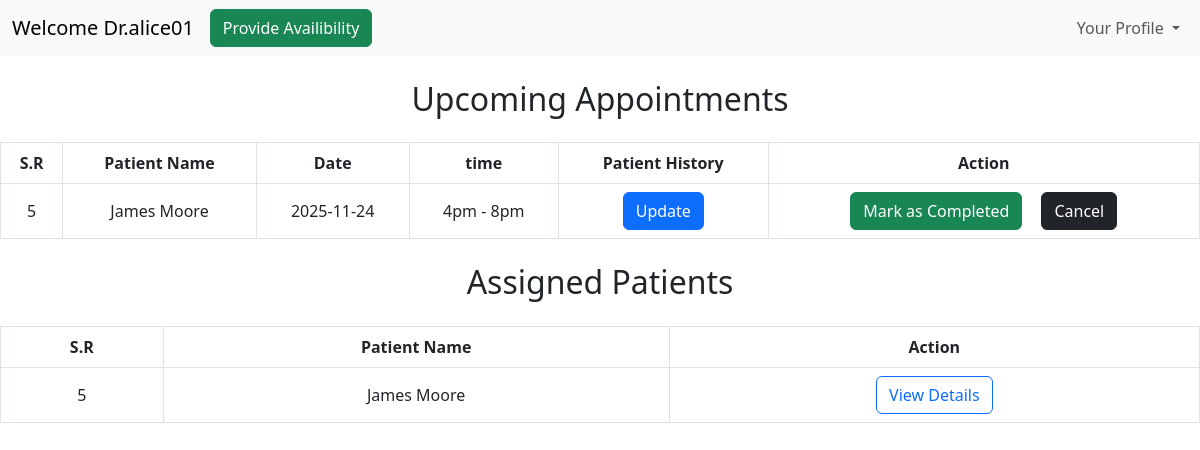
The page /dashboard/doctor (signed in) on the database as committed earlier.
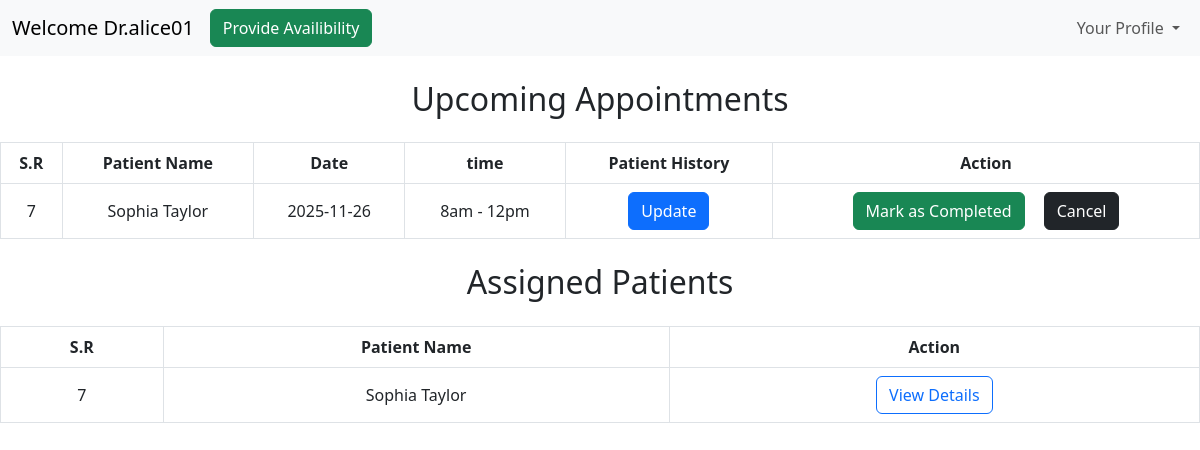
The same page on the database as committed later.
### models/models.py (models this page shows)
class User(db.Model):
    id=db.Column(db.Integer(),primary_key=True)
    fullname = db.Column(db.String(50),nullable = False)
    username = db.Column(db.String(50),unique = True,nullable = False)
    password = db.Column(db.String(),nullable= False)
    role = db.Column(db.String(10),nullable=False)
    status=db.Column(db.Integer(),nullable=False,default=0)
    created_at=db.Column(db.DateTime(),default=datetime.datetime.utcnow)
    updated_at=db.Column(db.DateTime(),default=datetime.datetime.utcnow,onupdate=datetime.datetime.utcnow)

class Appointments(db.Model):
    id = db.Column(db.Integer, primary_key=True)
    patient = db.Column(db.String(50), nullable=False)
    doctor = db.Column(db.String(50), nullable=False)
    date = db.Column(db.String(10), nullable=False)
    timeslot = db.Column(db.String(20), nullable=False)
    status = db.Column(db.String(15), nullable=False)

### controllers/doctorDashboard.py (the view)
@thedoctorDashboard.route("/dashboard/doctor", methods=['GET','POST'])
def doctorDashboard():
    if('user' in session and session['role']=="doctor"):
        user=session['user']
        allapointments= Appointments.query.filter_by(doctor=user).all()
        print("All Appointments for Doctor:", allapointments)
        appointment=[]
        innerdetails={}
        for x in allapointments:
            getpatientdetails=User.query.filter_by(username=x.patient).first()
            if(x.status=="booked"):
                innerdetails={
                    "id": x.id,
                    "fullname": getpatientdetails.fullname,
                    "date": x.date,
                    "timeslot": x.timeslot,
                    "status": x.status,
                    "username": getpatientdetails.username
                }
            if not innerdetails:
                continue
            appointment.append(innerdetails)
        print(appointment)
        assignedpatients=Appointments.query.filter_by(doctor=user, status="booked").all()
        finalassignedpatients=[]
        innerpatientdetails={}
        print("Assigned Patients:", assignedpatients)
        for y in assignedpatients:
            getassignedpatientdetails=User.query.filter_by(username=y.patient).first()
            innerpatientdetails={
                "id": y.id,
                "fullname": getassignedpatientdetails.fullname,
            }
            finalassignedpatients.append(innerpatientdetails)
            print(y.patient)
        return render_template("doctorDashboard.html",user=user, appointment=appointment,finalassignedpatients=finalassignedpatients)
    else:
        return redirect("/login")

### templates/doctorDashboard.html (shortened to what this page needs)
<!DOCTYPE html>
<html lang="en">
<head>
     <link href="https://cdn.jsdelivr.net/npm/bootstrap@5.3.0-alpha1/dist/css/bootstrap.min.css" rel="stylesheet">
</head>
<body>
<nav class="navbar navbar-expand-lg bg-body-tertiary">
  <div class="container-fluid">
    <a class="navbar-brand" href="#">Welcome Dr.{{user}}</a>
    <div class="collapse navbar-collapse justify-content-end" id="navbarSupportedContent">
        <ul class="navbar-nav me-auto mb-2 mb-lg-0">
        <li class="nav-item">
          <a class="btn btn-success" href="/doctor/slots">Provide Availibility </a>
        </li>
        </ul>
        <ul class="navbar-nav">
          <li class="nav-item dropdown">
            <a class="nav-link dropdown-toggle" href="#" role="button" data-bs-toggle="dropdown" aria-expanded="false">
              Your Profile
            </a>
          </li>
        </ul>
    </div>
  </div>
</nav>
<h2 class="text-center my-4">Upcoming Appointments</h2>
<table class="table  table-bordered text-center align-middle table-hover ">
  <thead class="thead-dark">
    <tr>
      <th scope="col">S.R</th>
      <th scope="col">Patient Name</th>
      <th scope="col">Date</th>
      <th scope="col">time</th>
      <th scope="col">Patient History</th>
      <th scope="col">Action</th>
    </tr>
  </thead>
  <tbody>
    {% for ap in appointment %}
    <tr>
    <td>{{ap.id}}</td>
    <td>{{ap.fullname}}</td>
    <td>{{ap.date}}</td>
    <td>{{ap.timeslot}}</td>
    <td><a class="btn btn-primary" href="/dashboard/doctor/patient-history/{{ap.username}}/{{ap.id}}">Update</a></td>
      <td><div><a class="btn btn-success" href="/dashboard/patient/action-on-appointment/{{ap.id}}/completed" >Mark as Completed</a>
    <a class="btn btn-dark" style="margin-left: 15px;" href="/dashboard/patient/action-on-appointment/{{ap.id}}/cancelled">Cancel</a></div></td>
    </tr>
    {%endfor%}
    </tbody>
</table>
<h2 class="text-center my-4">Assigned Patients</h2>
<table class="table  table-bordered text-center align-middle table-hover ">
  <thead class="thead-dark">
    <tr>
      <th scope="col">S.R</th>
      <th scope="col">Patient Name</th>
      <th scope="col">Action</th>
    </tr>
  </thead>
  <tbody>
    {% for x in finalassignedpatients %}
   <tr>
    <td>{{x.id}}</td>
    <td>{{x.fullname}}</td>
    <td><a class="btn btn-outline-primary">View Details</a></td>
    </tr>
    {%endfor%}
  </tbody>
</table>
</body>
</html>

Rows that differ between the two databases and show on the page:
no longer on this page (row unchanged): User: fullname "James Moore", id "5", fullname "James Moore"
no longer on this page (row edited): Appointments: date "2025-11-24", timeslot "4pm - 8pm"
now on this page (row unchanged): User: fullname "Sophia Taylor", id "7", fullname "Sophia Taylor"
added Appointments: date "2025-11-26", timeslot "8am - 12pm"
Other text that changed with them:
new list line: "7 Update Mark as Completed Cancel"
list line gone: "5 Update Mark as Completed Cancel"
